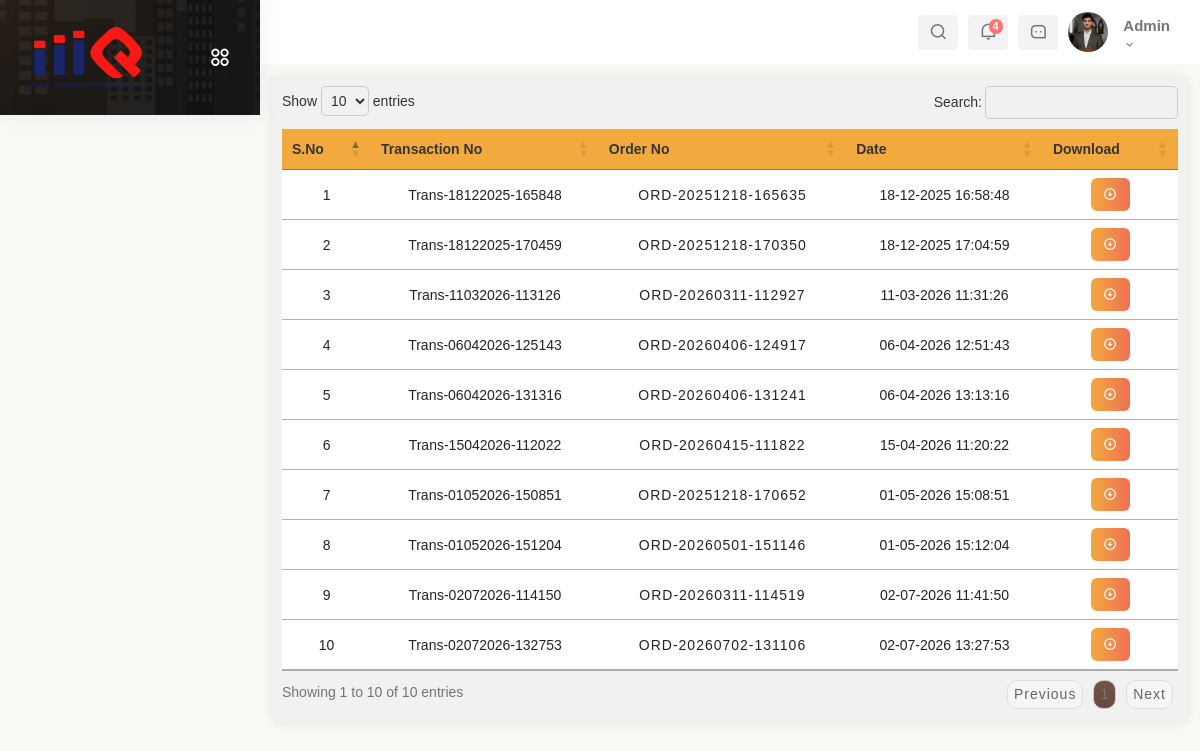
The page /bill_generate/ (signed in) on the database its author committed.
### app1/models.py (models this page shows, shortened)
class Admin(models.Model):
    username = models.CharField(max_length=100)
    password = models.CharField(max_length=100)
    phone_number = models.BigIntegerField()
    email = models.EmailField()
    is_active = models.BooleanField(default=True)

### app2/models.py (models this page shows, shortened)
class bill_pdf(models.Model):
    order_no = models.CharField(max_length=40, unique=True)
    transaction_id = models.CharField(max_length=100)
    file_name = models.CharField(max_length =100)
    pdf_file = models.FileField(upload_to='bills/')
    datetime = models.DateTimeField()

### app1/views.py (the view)
# urls.py: path('bill_generate/', bill_generate, name="bill_generate"),
def bill_generate(request):
    user_obj, user_type = get_logged_in_user(request)
    if not user_obj:
        return redirect('signin')
    data = user_obj
    order_no = request.GET.get('order_no', None)
    if order_no:
        try:
            order = Orders.objects.get(order_no=order_no)
            order_items = OrderItems.objects.filter(order_no=order_no)
        except Orders.DoesNotExist:
            messages.error(request, "Order not found.")
            return redirect('active_orders')
    else:
        order = None
        order_items = None
    completed_orders = Orders.objects.filter(status="Completed")
    pdf_records = bill_pdf.objects.all()
    if order_no:
        pdf_records = pdf_records.filter(order_no=order_no)
    return render(request, 'staff/bill_page.html', {'data': data,'order': order,'order_items': order_items,'completed_orders': completed_orders,'pdf_records': pdf_records})

### app1/views.py (called while the page is built)
def get_logged_in_user(request):
    user_id = request.session.get('user_id')
    user_type = request.session.get('user_type')
    if not user_id or not user_type:
        return None, None
    try:
        if user_type == 'admin':
            return Admin.objects.get(id=user_id), 'admin'
        if user_type == 'staff':
            return Staff.objects.get(id=user_id), 'staff'
    except (Admin.DoesNotExist, Staff.DoesNotExist):
        return None, None
    return None, None

### templates/Staff/bill_page.html (shortened to what this page needs)
{% extends "Staff/base.html" %}
{% load static %}
{% block content %}
<!DOCTYPE html>
<html lang="en">
<head>
    <link rel="stylesheet" href="{% static 'super_admin/css/index.css' %}">
    <link rel="stylesheet" href="{% static 'messages.css' %}">
</head>
<body>
    <div class="container-fluid table-container display responsive wrap fade-in">
        <div class="table-responsive">
            <table class="table" id="form-data-table">
                <thead>
                    <tr>
                        <th scope="col">S.No</th>
                        <th scope="col">Transaction No</th>
                        <th scope="col">Order No</th>
                        <th scope="col">Date</th>
                        <th scope="col">Download</th>
                    </tr>
                </thead>
                <tbody>
                    {% for pdf in pdf_records %}
                        <tr>
                            <td>{{ forloop.counter }}</td>
                            <td>{{ pdf.transaction_id }}</td>
                            <td>
                                <a href="{% url 'bill_generate_with_order' pdf.order_no %}">{{ pdf.order_no }}</a>
                            </td>
                            <td>{{ pdf.datetime|date:"d-m-Y H:i:s" }}</td>
                            <td>
                                <a href="{{ pdf.pdf_file.url }}" class="btn btn-primary no-flex-btn" target="_blank"><i class="ri-arrow-down-circle-line"></i></a>
                            </td>
                        </tr>
                    {% endfor %}
                </tbody>
            </table>
        </div>
</body>
</html>
{% endblock content %}

### templates/Staff/base.html (shortened to what this page needs)
{% load static %}
<!DOCTYPE html>
<html lang="en">
<head>
    <link href='https://unpkg.com/boxicons@2.1.4/css/boxicons.min.css' rel='stylesheet'>
    <link rel="stylesheet" href="https://cdnjs.cloudflare.com/ajax/libs/font-awesome/6.0.0/css/all.min.css">
    <link href="https://cdn.jsdelivr.net/npm/bootstrap@5.3.0/dist/css/bootstrap.min.css" rel="stylesheet">
    <link rel="stylesheet" type="text/css" href="https://cdn.datatables.net/1.11.5/css/jquery.dataTables.min.css">
    <link href="https://cdn.jsdelivr.net/npm/remixicon/fonts/remixicon.css" rel="stylesheet">
    <link rel="stylesheet" href="https://unpkg.com/swiper/swiper-bundle.min.css">
    <link rel="stylesheet" href="https://cdn.jsdelivr.net/npm/bootstrap@5.3.0-alpha3/dist/css/bootstrap.min.css">
    <link rel="stylesheet" href="https://cdnjs.cloudflare.com/ajax/libs/font-awesome/6.0.0-beta3/css/all.min.css">
    <link href="https://cdn.jsdelivr.net/npm/remixicon/fonts/remixicon.css" rel="stylesheet">
    <link href="https://cdn.jsdelivr.net/npm/bootstrap@5.3.0/dist/css/bootstrap.min.css" rel="stylesheet">
    <link rel="stylesheet" href="{% static 'app1/css/homepage3.css' %}">
</head>
<body>
    <section id="sidebar" class="toggle_hide">
        <div class="logo-wrapper logo-wrapper-center">
            <a href="#" data-bs-original-title="" title="">
                <img class="img-fluid for-white" src="{% static 'images/c-logo.png' %}" alt="logo">
            </a>
            <div class="toggle-sidebar">
                <i class="ri-apps-2-line status_toggle middle sidebar-toggle"></i>
            </div>
        </div>
    </section>
    <section id="content">
        <nav>
            <div class="nav-right col-xl-6 col-5 pull-right right-header p-0">
                <ul class="nav-menus">
                    <li class="search-icon">
                        <span class="header-search">
                            <i class="ri-search-line"></i>
                        </span>
                    </li>
                    <li class="onhover-dropdown">
                        <div class="notification-box">
                            <i class="ri-notification-line"></i>
                            <span class="badge rounded-pill badge-theme">4</span>
                        </div>
                    </li>
                    <li class="onhover-dropdown">
                        <div class="messages-box">
                            <i class="ri-message-3-line"></i>
                        </div>
                    </li>
                    <li class="profile-nav onhover-dropdown pe-0 me-0">
                        <div class="media profile-media">
                            <img class="user-profile rounded-circle" src="{% static 'images/1.jpg' %}" alt="">
                            <div class="media-body">
                                <span>{{data.username}}</span>
                                <p class="mb-0 font-roboto">{{data.role}}<i class="middle ri-arrow-down-s-line"></i></p>
                            </div>
                        </div>
                    </li>
                </ul>
            </div>
        </nav>
        <main>
            {% block content %}
            {% endblock %}
        </main>
    </section>
</body>
</html>

### static/app1/css/homepage3.css (style rules this page uses)
body { font-size: 14px; overflow-x: hidden; font-family: "Poppins", sans-serif; color: #747474; background-color: #f9f9f6; }
a { cursor: pointer; text-decoration: none; }
:root { --grey: #F1F0F6; --dark-grey: #8D8D8D; --light: #fff; --dark: #000; --green: #81D43A; --light-green: #E3FFCB; --blue: #1775F1; --light-blue: #D0E4FF; --dark-blue: #0C5FCD; --red: #FC3B56; --theme-color: #F2A93E; --theme-color2: #F07054; }
li { list-style: none; }
#sidebar { position: fixed; top: 0; line-height: inherit; background-color: #202020; max-width: 260px; height: auto; text-align: left; width: 100%; transition: all 0.3s ease; z-index: 12; box-shadow: 0 0 21px 0 rgba(89, 102, 122, 0.1); background-image: url(sidebanner.png); background-position: bottom; background-size: cover; background-repeat: no-repeat; overflow: hidden; transition: width 0.3s ease-in-out; }
.logo-wrapper .toggle-sidebar { position: absolute; right: 20px; top: 50%; transform: translateY(-50%); cursor: pointer; display: flex; -webkit-box-align: center; align-items: center; -webkit-box-pack: center; justify-content: center; width: 40px; height: 40px; z-index: 10; }
.logo-wrapper .toggle-sidebar i { font-size: 22px; color: #fff; -webkit-transition: all 0.6s ease-in-out; transition: all 0.6s ease-in-out; }
.logo-wrapper .toggle-sidebar:before { content: ""; position: absolute; width: 40px; height: 40px; background-color: rgba(242, 169, 62, 0.1); border-radius: 100%; left: -11px; z-index: -2; top: -8px; -webkit-transform: scale(0); transform: scale(0); -webkit-transition: all 0.3s ease; transition: all 0.3s ease; }
#content { position: relative; width: calc(100% - 260px); left: 260px; transition: all .3s ease; }
nav { background: var(--light); height: 64px; padding: 20px 30px; display: flex; align-items: center; gap: 28px; position: sticky; top: 0; left: 0; z-index: 10; }
main { width: 100%; padding: 12px; }
.logo-wrapper { position: relative; }
.logo-wrapper, .logo-icon-wrapper { padding: 27px 30px; }
.logo-wrapper a, .logo-icon-wrapper a { display: block; }
.logo-wrapper a img, .logo-icon-wrapper a img { width: 58%; }
ul { padding-left: 0px; list-style-type: none; margin-bottom: 0; }
span { display: inline-block; }
.nav-right { margin-left: auto; }
.nav-right>ul { display: flex; align-items: center; justify-content: flex-end; margin-bottom: 0; padding: 0; list-style: none; }
.nav-right > ul > li { margin-right: 10px; font-size: 18px; display: inline-flex; align-items: center; justify-content: center; height: 35px; width: 40px; border-radius: 4px; background-color: rgba(137, 137, 137, 0.1); justify-content: center; align-items: center; }
.header-search, .onhover-dropdown { cursor: pointer; display: block; position: relative; }
.notification-box { position: relative; }
.notification-box svg, .notification-box .ri-notification-line { -webkit-animation: bell 1s ease-out; animation: bell 1s ease-out; -webkit-transform-origin: center top; transform-origin: center top; }
.nav-right>ul>li .badge { position: absolute; right: -5px; padding: 2px 4px; font-size: 11px; font-weight: 700; font-family: "Poppins", sans-serif; background-color: #ff7272; }
.nav-right>ul>li:last-child { height: unset; width: unset; background-color: transparent; }
.pull-right { float: right; }
.btn-primary { background: -webkit-gradient(linear, left top, right top, from(#f2a93e), to(#f07054)); background: linear-gradient(to right, #f2a93e, #f07054); color: #fff; }
.btn { display: flex; align-items: center; justify-content: center; padding: calc(7px +(10 - 7)*((100vw - 320px) /(1920 - 320))) calc(14px +(32 - 14)*((100vw - 320px) /(1920 - 320))); font-weight: 500; transition: all 0.3s ease; border: none; font-size: 14px; white-space: nowrap; position: relative; z-index: 0; }
p { font-size: 14px; line-height: 1.7; }
.media { display: flex; align-items: flex-start; }
.profile-media .user-profile { width: 40px; height: 40px; object-fit: cover; }
.profile-media .media-body { margin-left: 15px; }
.media .media-body { flex: 1; }
.media-body span { font-weight: 600; font-size: 15px; color: inherit; }
.media-body p { font-size: 12px; line-height: 1; color: #747474; }
* a { color: var(--theme-color); text-decoration: none; letter-spacing: 1px; }
:root { --theme-color: #F2A93E; }

### rows shown on the page
Admin: username "Admin"
bill_pdf: transaction_id "Trans-18122025-165848", order_no "ORD-20251218-165635", datetime "18-12-2025 16:58:48"
bill_pdf: transaction_id "Trans-18122025-170459", order_no "ORD-20251218-170350", datetime "18-12-2025 17:04:59"
bill_pdf: transaction_id "Trans-11032026-113126", order_no "ORD-20260311-112927", datetime "11-03-2026 11:31:26"
bill_pdf: transaction_id "Trans-06042026-125143", order_no "ORD-20260406-124917", datetime "06-04-2026 12:51:43"
bill_pdf: transaction_id "Trans-06042026-131316", order_no "ORD-20260406-131241", datetime "06-04-2026 13:13:16"
bill_pdf: transaction_id "Trans-15042026-112022", order_no "ORD-20260415-111822", datetime "15-04-2026 11:20:22"
bill_pdf: transaction_id "Trans-01052026-150851", order_no "ORD-20251218-170652", datetime "01-05-2026 15:08:51"
bill_pdf: transaction_id "Trans-01052026-151204", order_no "ORD-20260501-151146", datetime "01-05-2026 15:12:04"
bill_pdf: transaction_id "Trans-02072026-114150", order_no "ORD-20260311-114519", datetime "02-07-2026 11:41:50"
bill_pdf: transaction_id "Trans-02072026-132753", order_no "ORD-20260702-131106", datetime "02-07-2026 13:27:53"
